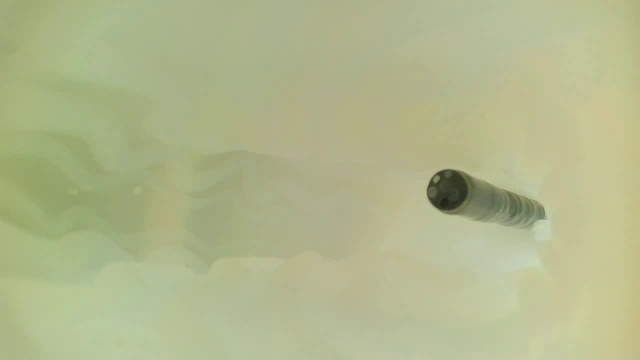
#> input picture sample/test5.jpg, 640 x 360 px, given in place of the camera
$ python exe_mvs_depthmap.py   (older library calls are emulated)
#> lines starting #> are read from the running program, lines starting #| are printed output that depends on the picture
# coding:utf-8

from exe_mvs import *

if __name__ == '__main__':
    cv2.namedWindow("depth")
    cv2.namedWindow("depth(normalized)")
    while True:
        ret, camera1_frame = camera1.read()
#> camera1_frame is the input picture: shape (360, 640, 3); mean B, G, R 140.9, 183.2, 177.3
        ret, camera2_frame = camera2.read()

        camera1_frame = cv2.flip(camera1_frame, -1)
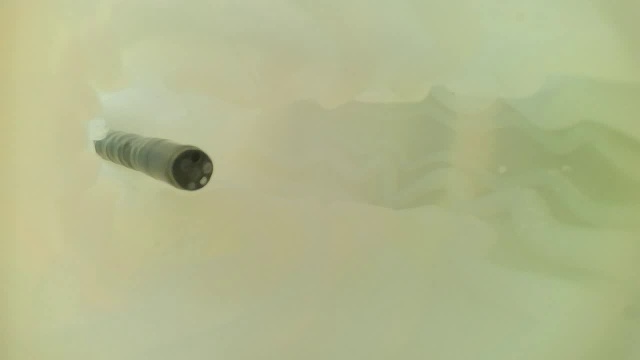
#> camera1_frame: shape (360, 640, 3); mean B, G, R 140.9, 183.2, 177.3
        camera2_frame = cv2.flip(camera2_frame, -1)

        camera1_frame = cv2.cvtColor(camera1_frame, cv2.COLOR_BGR2GRAY)
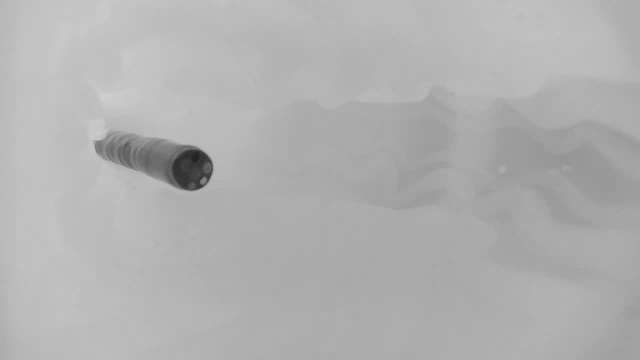
#> camera1_frame: shape (360, 640); min 31, max 209, mean 176.6
        camera2_frame = cv2.cvtColor(camera2_frame, cv2.COLOR_BGR2GRAY)

        camera1_frame = cv2.remap(camera1_frame, StereoMap[1][0], StereoMap[1][1], cv2.INTER_LANCZOS4, cv2.BORDER_CONSTANT, 0)  # 立体校正
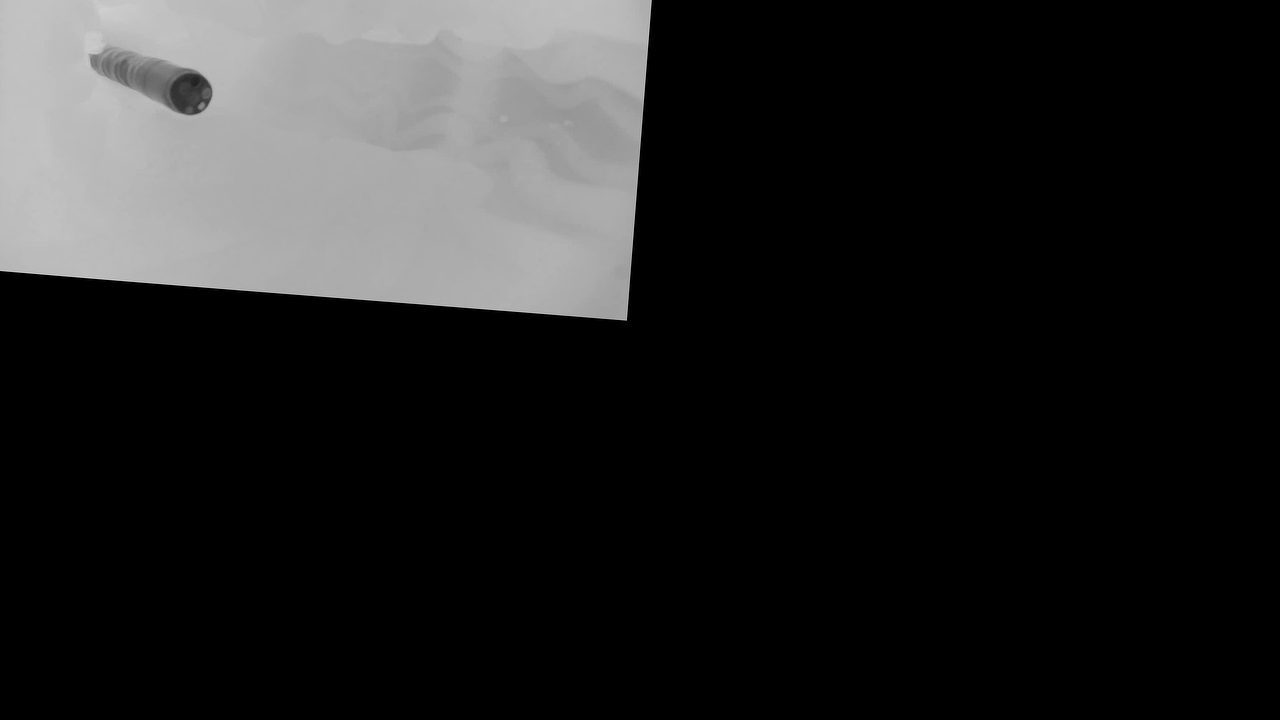
#> camera1_frame: shape (720, 1280); min 0, max 212, mean 35.8
        camera2_frame = cv2.remap(camera2_frame, StereoMap[2][0], StereoMap[2][1], cv2.INTER_LANCZOS4, cv2.BORDER_CONSTANT, 0)  # 立体校正
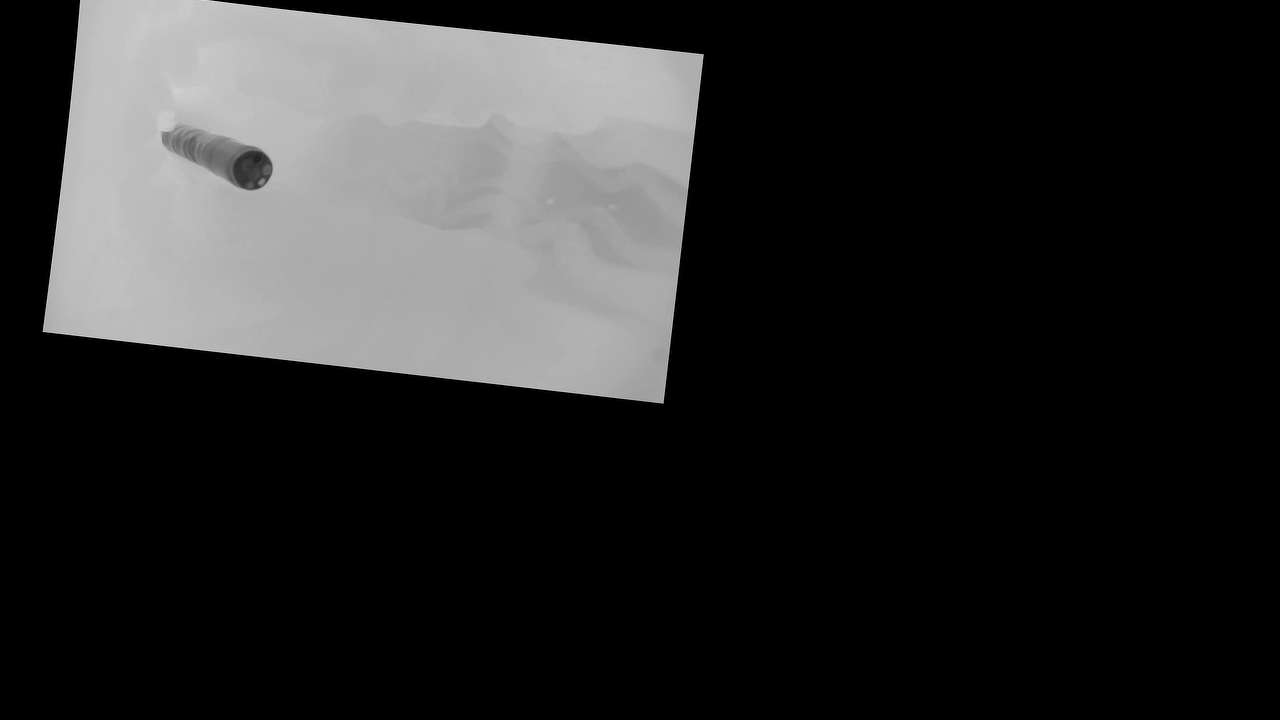
#> camera2_frame: shape (720, 1280); min 0, max 223, mean 41.6

        cv2.imshow("camera1", cv2.resize(camera1_frame, (WINDOW_WIDTH, WINDOW_HEIGHT), interpolation=cv2.INTER_CUBIC))
        cv2.imshow("camera2", cv2.resize(camera2_frame, (WINDOW_WIDTH, WINDOW_HEIGHT), interpolation=cv2.INTER_CUBIC))

        # stereo = cv2.StereoSGBM_create(0, 32, 49)
        stereo = cv2.StereoBM_create(numDisparities=256, blockSize=39)
        disparity = stereo.compute(camera1_frame, camera2_frame)
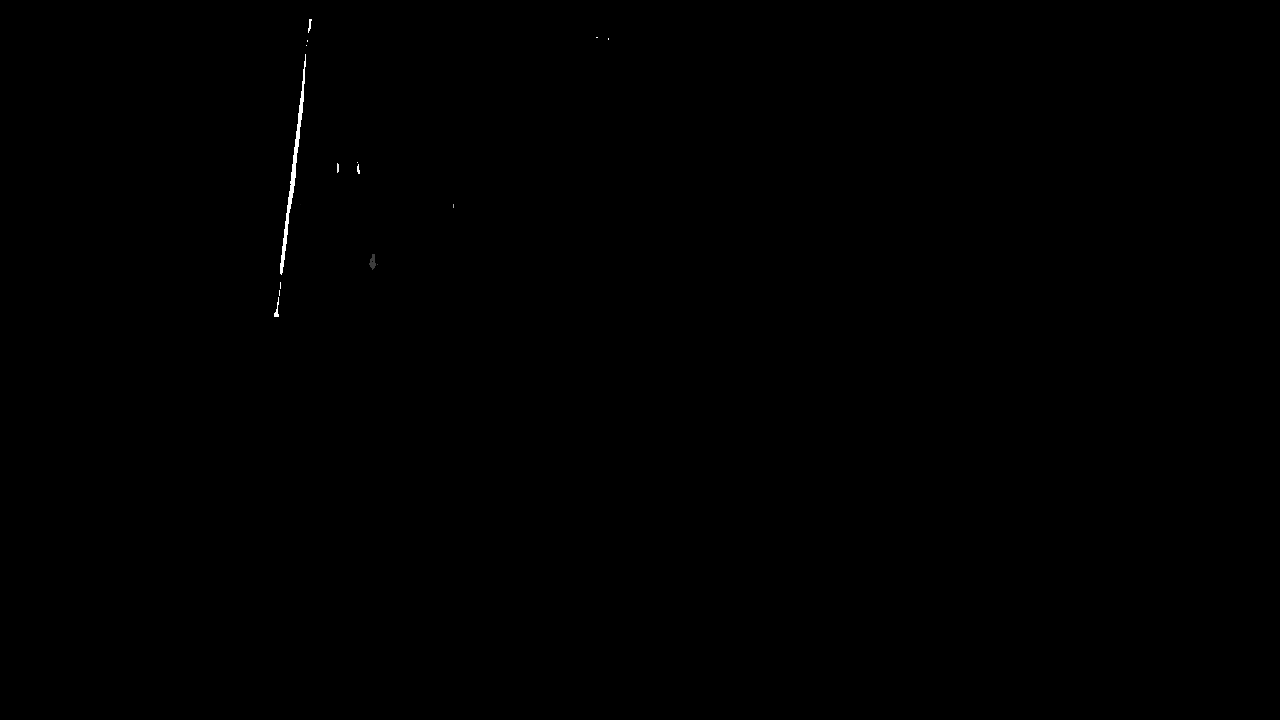
#> disparity: shape (720, 1280) int16; min -16, max 4080, mean -12; drawn with min black and max white
        cv2.imshow("depth", disparity)
        disparitynorm = cv2.normalize(disparity, None, alpha=0, beta=255, norm_type=cv2.NORM_MINMAX, dtype=cv2.CV_8U)
        cv2.imshow("depth(normalized)", disparitynorm)

        key = cv2.waitKey(1)
#> (key q is pressed here)
        if key == ord("q"):
            break

camera1.release()
camera2.release()
cv2.destroyWindow("camera1")
cv2.destroyWindow("camera2")
